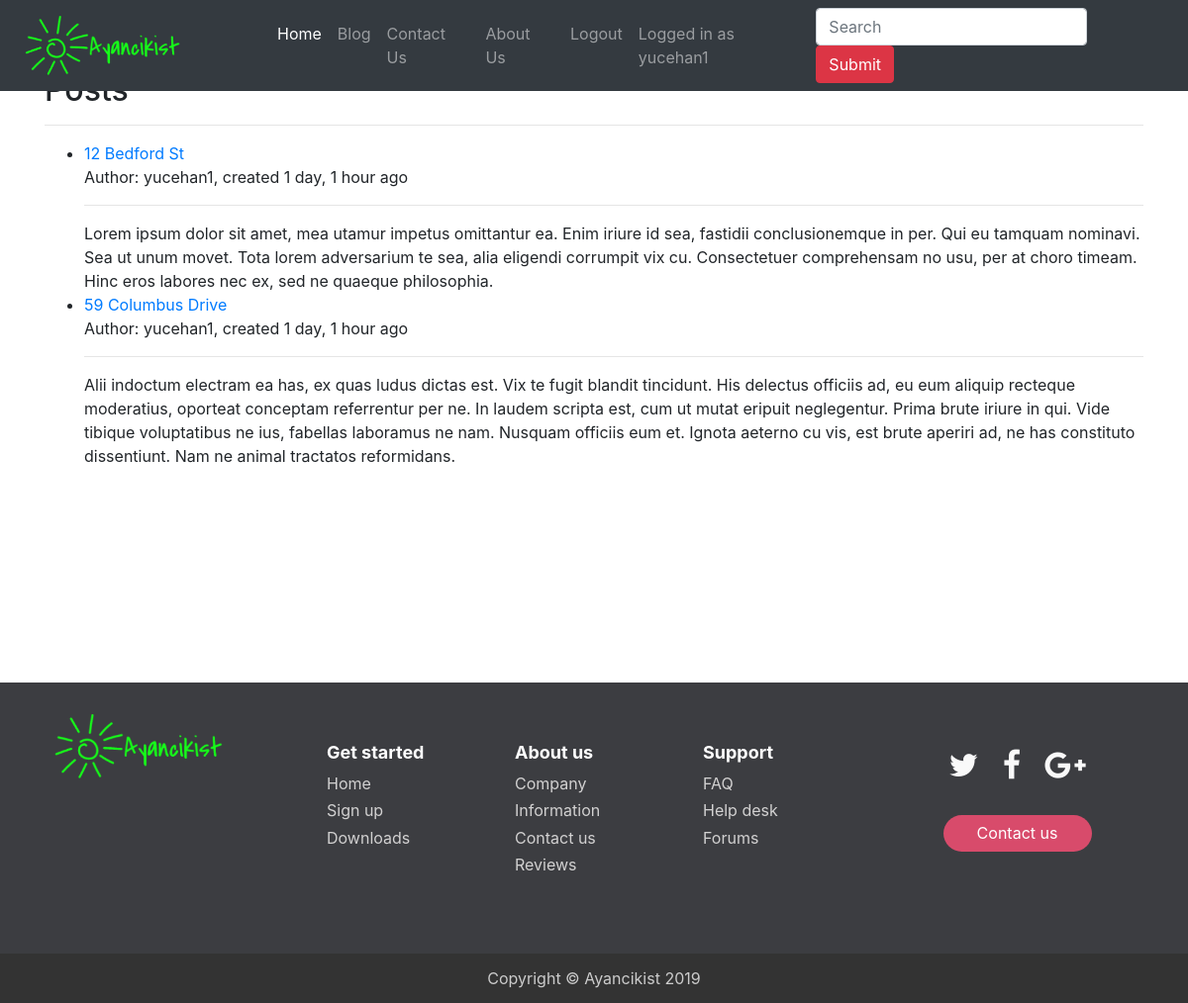
Page /blog/ (signed in) on the committed database.
### blog/models.py (models this page shows, shortened)
class Post(models.Model):
    author = models.ForeignKey(User, on_delete=models.CASCADE)
    title = models.CharField(max_length=200)
    text = models.TextField()
    published_date = models.DateTimeField(auto_now=True)

### blog/views.py (the view)
# urls.py: path('blog/', PostListView.as_view(), name='blog-view'),
class PostListView(ListView):
    model = Post
    template_name = 'blog/posts.html'
    def get_queryset(self):
        return Post.objects.filter(published_date__lte=timezone.now()).order_by('published_date')

### templates/blog/posts.html
{% extends "base.html" %}
{% load humanize %}
{% block content %}
<h2 id='postsTitle'>Posts</h2>
<hr>
<ul>
  {% if post_list %}
  {% for post in post_list %}
  <li>
  <a href="{% url 'post-detail' post.pk %}">{{post.title}}</a><br>
  Author: {{post.author}}, created {{post.published_date | timesince}} ago</a><hr>
  {{post.text}}
  </li>
  {% endfor %}
  {% else %}
  <p>Nothing to show</p>
  {% endif %}
</ul>
{% endblock %}

### templates/partials/_navbar.html (shortened to what this page needs)
{% load static %}
  <nav class="navbar navbar-expand-lg navbar-dark bg-dark fixed-top">
    <a class="navbar-brand" href="{% url 'index' %}">
      <img src="{% static "companylogo.png" %}" height="60" alt="">
    </a>
    <div class="collapse navbar-collapse" id="navbarSupportedContent">
      <ul class="navbar-nav mr-auto">
        <li class="nav-item active">
          <a class="nav-link" href="{% url 'index' %}">Home
          </a>
        </li>
        <li class="nav-item">
          <a class="nav-link" href="{% url 'blog-view' %}">Blog</a>
        </li>
        <li class="nav-item">
          <a href="#" class="nav-link">Contact Us</a>
        </li>
        <li class="nav-item">
            <a href="#" class="nav-link">About Us</a>
        </li>
        {% if user.is_authenticated %}
        <li class="nav-item">
            <a href="{% url 'logout' %}" class="nav-link">Logout</a>
        </li>
        <li class="nav-item">
            <a href="{% url 'profile' %}" class="nav-link">Logged in as {{user.username}}</a>
        </li>
        {% endif %}
      </ul>
      <form class="form-inline my-2 my-lg-0">
        <input class="form-control mr-sm-2" type="search" placeholder="Search" aria-label="Search">
        <button class="btn btn-danger my-2 my-sm-0" type="submit">Submit</button>
      </form>
    </div>
  </nav>

### ayancikist/static/css/footer.css (style rules this page uses)
html { height: 100%; }
body { display: flex; display: -webkit-flex; flex-direction: column; -webkit-flex-direction: column; height: 100%; }

### rows in the picture
Post: title "12 Bedford St", author "yucehan1", published_date "1 day, 1 hour", text "Lorem ipsum dolor sit amet, mea utamur impetus omittantur ea. Enim iriure id sea, fastidii conclusionemque in per. Qui eu tamquam nominavi. Sea ut unum movet. Tota lorem adversarium te sea, alia eligendi corrumpit vix cu. Consectetuer comprehensam no usu, per at choro timeam. Hinc eros labores nec ex, sed ne quaeque philosophia."
Post: title "59 Columbus Drive", author "yucehan1", published_date "1 day, 1 hour", text "Alii indoctum electram ea has, ex quas ludus dictas est. Vix te fugit blandit tincidunt. His delectus officiis ad, eu eum aliquip recteque moderatius, oporteat conceptam referrentur per ne. In laudem scripta est, cum ut mutat eripuit neglegentur. Prima brute iriure in qui. Vide tibique voluptatibus ne ius, fabellas laboramus ne nam. Nusquam officiis eum et. Ignota aeterno cu vis, est brute aperiri ad, ne has constituto dissentiunt. Nam ne animal tractatos reformidans."

### other values in the picture
{{ user.username }} "yucehan1"
